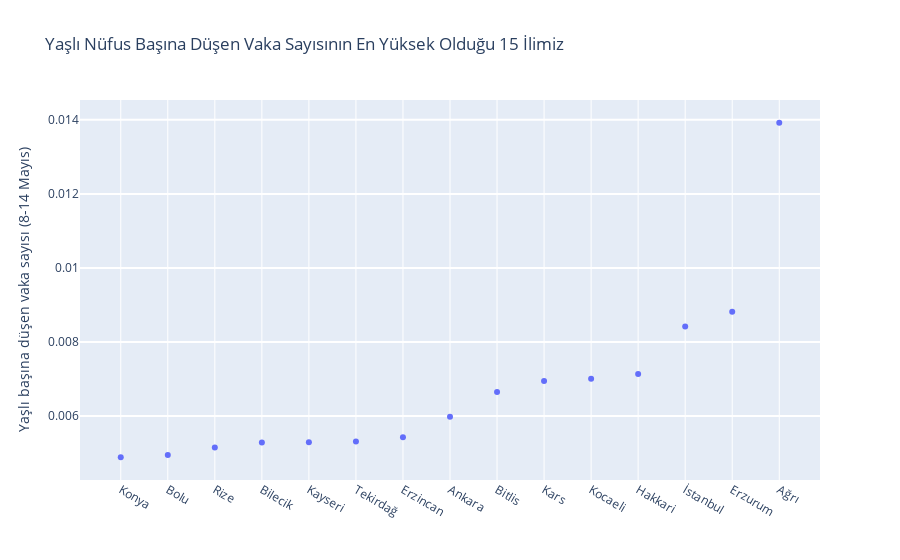

The cell this chart's notebook holds for it:
### Markdown cell above
### Yaşlı Nüfusu Başına Düşen Vaka Sayısı hakkında görselleştirme

### Code cell
import plotly.graph_objects as go

veri_paleti_v3 = veri_paleti.sort_values('YasliBasinaDusenVakaSayisi')
veri_paleti_v3 = veri_paleti_v3[66:81]

fig = go.FigureWidget([go.Scatter(x=veri_paleti_v3.index, y=veri_paleti_v3['YasliBasinaDusenVakaSayisi'], mode='markers')])

fig.update_layout(
    title='Yaşlı Nüfus Başına Düşen Vaka Sayısının En Yüksek Olduğu 15 İlimiz',
    yaxis=dict(
        title='Yaşlı başına düşen vaka sayısı (8-14 Mayıs)',
        gridcolor='white',
        gridwidth=2,
    ) 
)

fig.show()

### Figure 1 — Plotly figure (JSON) as saved in the notebook; plotly's stock layout.template omitted (floating-point values rounded to 4 significant figures)
{"data": [{"mode": "markers", "type": "scatter", "uid": "b93e0fcb-7b1c-494f-9d2e-3b3ae28913de", "x": ["Konya", "Bolu", "Rize", "Bilecik", "Kayseri", "Tekirdağ", "Erzincan", "Ankara", "Bitlis", "Kars", "Kocaeli", "Hakkari", "İstanbul", "Erzurum", "Ağrı"], "y": [0.004889, 0.004952, 0.005155, 0.005288, 0.005295, 0.005316, 0.005432, 0.005984, 0.00665, 0.006946, 0.007007, 0.007135, 0.008418, 0.00882, 0.01392]}], "layout": {"title": {"text": "Yaşlı Nüfus Başına Düşen Vaka Sayısının En Yüksek Olduğu 15 İlimiz"}, "yaxis": {"gridcolor": "white", "gridwidth": 2, "title": {"text": "Yaşlı başına düşen vaka sayısı (8-14 Mayıs)"}}}}
